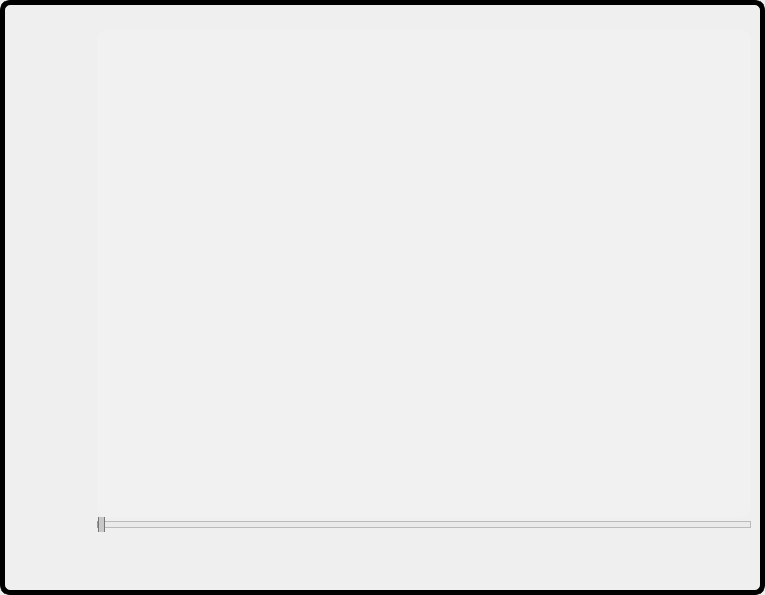
<?xml version="1.0" encoding="UTF-8"?>
<ui version="4.0">
 <class>MiniLecteur</class>
 <widget class="QWidget" name="MiniLecteur">
  <property name="geometry">
   <rect>
    <x>0</x>
    <y>0</y>
    <width>765</width>
    <height>595</height>
   </rect>
  </property>
  <property name="sizePolicy">
   <sizepolicy hsizetype="Minimum" vsizetype="Minimum">
    <horstretch>0</horstretch>
    <verstretch>0</verstretch>
   </sizepolicy>
  </property>
  <property name="windowTitle">
   <string>Form</string>
  </property>
  <property name="styleSheet">
   <string notr="true">QSlider::handle:vertical{
	height:13px;
	margin-left: -5px;
	margin-right: -5px;
border: 1px solid #777;
	border-radius: 4px;
	background-color: rgb(190, 190, 190);
}
QSlider::groove:vertical
{
	width:8px;
	border:6px;
}
QSlider::add-page:vertical
{
	width:1px;	
	background-color: rgb(118, 118, 118);
}
QWidget#MiniLecteur
{
border:5px solid black;
	border-radius:10px;
}
QPushButton
 {   
border-radius:1px;
font : bold 10px;
min-width: 1em;
}

QSlider::handle:horizontal {
	border: 1px solid #777;
	border-radius: 4px;
	margin-top:-10px;
	margin-bottom:-10px;
	background-color: rgb(200, 200, 200);
	width:5px;
}

QSlider::sub-page:horizontal{
	
	background-color: rgb(153, 153, 153);
}

QSlider::groove:horizontal {
border: 1px solid #bbb;
background-color: rgb(234, 234, 234);
height: 5px;
border-radius: 4px;
}</string>
  </property>
  <widget class="QWidget" name="horizontalLayoutWidget">
   <property name="geometry">
    <rect>
     <x>70</x>
     <y>30</y>
     <width>681</width>
     <height>502</height>
    </rect>
   </property>
   <layout class="QHBoxLayout" name="horizontalLayout_2">
    <property name="spacing">
     <number>0</number>
    </property>
    <item>
     <layout class="QVBoxLayout" name="verticalLayout">
      <property name="spacing">
       <number>0</number>
      </property>
      <item>
       <widget class="QPushButton" name="closeButton">
        <property name="text">
         <string/>
        </property>
        <property name="icon">
         <iconset resource="res.qrc">
          <normaloff>:/icons/cancel.png</normaloff>:/icons/cancel.png</iconset>
        </property>
        <property name="iconSize">
         <size>
          <width>12</width>
          <height>12</height>
         </size>
        </property>
        <property name="autoDefault">
         <bool>true</bool>
        </property>
        <property name="default">
         <bool>true</bool>
        </property>
        <property name="flat">
         <bool>true</bool>
        </property>
       </widget>
      </item>
      <item>
       <widget class="QPushButton" name="maximize">
        <property name="text">
         <string/>
        </property>
        <property name="icon">
         <iconset resource="res.qrc">
          <normaloff>:/icons/window.png</normaloff>:/icons/window.png</iconset>
        </property>
        <property name="iconSize">
         <size>
          <width>12</width>
          <height>12</height>
         </size>
        </property>
        <property name="autoDefault">
         <bool>true</bool>
        </property>
        <property name="default">
         <bool>true</bool>
        </property>
        <property name="flat">
         <bool>true</bool>
        </property>
       </widget>
      </item>
      <item>
       <spacer name="verticalSpacer">
        <property name="orientation">
         <enum>Qt::Vertical</enum>
        </property>
        <property name="sizeHint" stdset="0">
         <size>
          <width>20</width>
          <height>40</height>
         </size>
        </property>
       </spacer>
      </item>
     </layout>
    </item>
    <item>
     <layout class="QVBoxLayout" name="verticalLayout_2">
      <property name="spacing">
       <number>0</number>
      </property>
      <item>
       <widget class="QStackedWidget" name="stackedWidget">
        <property name="currentIndex">
         <number>0</number>
        </property>
        <widget class="QWidget" name="normalPage">
         <property name="styleSheet">
          <string notr="true">border:5px;
background-color: rgb(241, 241, 241);
border-radius : 10px;</string>
         </property>
         <widget class="QWidget" name="verticalLayoutWidget_3">
          <property name="geometry">
           <rect>
            <x>10</x>
            <y>20</y>
            <width>387</width>
            <height>80</height>
           </rect>
          </property>
          <layout class="QVBoxLayout" name="verticalLayout_3">
           <property name="spacing">
            <number>0</number>
           </property>
           <property name="sizeConstraint">
            <enum>QLayout::SetMinimumSize</enum>
           </property>
           <item>
            <widget class="QLabel" name="title">
             <property name="font">
              <font>
               <pointsize>10</pointsize>
               <weight>75</weight>
               <bold>true</bold>
              </font>
             </property>
             <property name="text">
              <string/>
             </property>
             <property name="alignment">
              <set>Qt::AlignCenter</set>
             </property>
            </widget>
           </item>
           <item>
            <widget class="QLabel" name="artist">
             <property name="text">
              <string/>
             </property>
             <property name="alignment">
              <set>Qt::AlignCenter</set>
             </property>
            </widget>
           </item>
          </layout>
         </widget>
        </widget>
        <widget class="QWidget" name="hoveredPage">
         <widget class="QWidget" name="horizontalLayoutWidget_2">
          <property name="geometry">
           <rect>
            <x>20</x>
            <y>40</y>
            <width>622</width>
            <height>80</height>
           </rect>
          </property>
          <layout class="QHBoxLayout" name="horizontalLayout_3">
           <property name="spacing">
            <number>0</number>
           </property>
           <property name="sizeConstraint">
            <enum>QLayout::SetMinimumSize</enum>
           </property>
           <item>
            <spacer name="horizontalSpacer_2">
             <property name="orientation">
              <enum>Qt::Horizontal</enum>
             </property>
             <property name="sizeType">
              <enum>QSizePolicy::Minimum</enum>
             </property>
             <property name="sizeHint" stdset="0">
              <size>
               <width>50</width>
               <height>20</height>
              </size>
             </property>
            </spacer>
           </item>
           <item>
            <widget class="QPushButton" name="rw">
             <property name="minimumSize">
              <size>
               <width>12</width>
               <height>0</height>
              </size>
             </property>
             <property name="focusPolicy">
              <enum>Qt::NoFocus</enum>
             </property>
             <property name="text">
              <string/>
             </property>
             <property name="icon">
              <iconset resource="res.qrc">
               <normaloff>:/icons/MD-previous.png</normaloff>:/icons/MD-previous.png</iconset>
             </property>
             <property name="iconSize">
              <size>
               <width>32</width>
               <height>32</height>
              </size>
             </property>
             <property name="autoDefault">
              <bool>false</bool>
             </property>
             <property name="default">
              <bool>false</bool>
             </property>
             <property name="flat">
              <bool>true</bool>
             </property>
            </widget>
           </item>
           <item>
            <widget class="QPushButton" name="play">
             <property name="focusPolicy">
              <enum>Qt::NoFocus</enum>
             </property>
             <property name="text">
              <string/>
             </property>
             <property name="icon">
              <iconset resource="res.qrc">
               <normaloff>:/icons/MD-play.png</normaloff>
               <normalon>:/icons/MD-play.png</normalon>
               <disabledoff>:/icons/MD-play.png</disabledoff>
               <disabledon>:/icons/MD-play.png</disabledon>
               <activeoff>:/icons/MD-play.png</activeoff>
               <activeon>:/icons/MD-play.png</activeon>
               <selectedoff>:/icons/MD-play.png</selectedoff>
               <selectedon>:/icons/MD-play.png</selectedon>:/icons/MD-play.png</iconset>
             </property>
             <property name="iconSize">
              <size>
               <width>64</width>
               <height>64</height>
              </size>
             </property>
             <property name="autoDefault">
              <bool>false</bool>
             </property>
             <property name="default">
              <bool>false</bool>
             </property>
             <property name="flat">
              <bool>true</bool>
             </property>
            </widget>
           </item>
           <item>
            <widget class="QPushButton" name="ffw">
             <property name="focusPolicy">
              <enum>Qt::NoFocus</enum>
             </property>
             <property name="text">
              <string/>
             </property>
             <property name="icon">
              <iconset resource="res.qrc">
               <normaloff>:/icons/MD-next.png</normaloff>:/icons/MD-next.png</iconset>
             </property>
             <property name="iconSize">
              <size>
               <width>32</width>
               <height>32</height>
              </size>
             </property>
             <property name="autoDefault">
              <bool>false</bool>
             </property>
             <property name="default">
              <bool>false</bool>
             </property>
             <property name="flat">
              <bool>true</bool>
             </property>
            </widget>
           </item>
           <item>
            <spacer name="horizontalSpacer">
             <property name="orientation">
              <enum>Qt::Horizontal</enum>
             </property>
             <property name="sizeType">
              <enum>QSizePolicy::Fixed</enum>
             </property>
             <property name="sizeHint" stdset="0">
              <size>
               <width>50</width>
               <height>20</height>
              </size>
             </property>
            </spacer>
           </item>
           <item>
            <widget class="QSlider" name="volumeBar">
             <property name="orientation">
              <enum>Qt::Vertical</enum>
             </property>
            </widget>
           </item>
          </layout>
         </widget>
        </widget>
       </widget>
      </item>
      <item>
       <widget class="QSlider" name="seekBar">
        <property name="sizePolicy">
         <sizepolicy hsizetype="Minimum" vsizetype="Fixed">
          <horstretch>0</horstretch>
          <verstretch>0</verstretch>
         </sizepolicy>
        </property>
        <property name="orientation">
         <enum>Qt::Horizontal</enum>
        </property>
       </widget>
      </item>
     </layout>
    </item>
   </layout>
  </widget>
 </widget>
 <resources>
  <include location="res.qrc"/>
 </resources>
 <connections/>
</ui>
